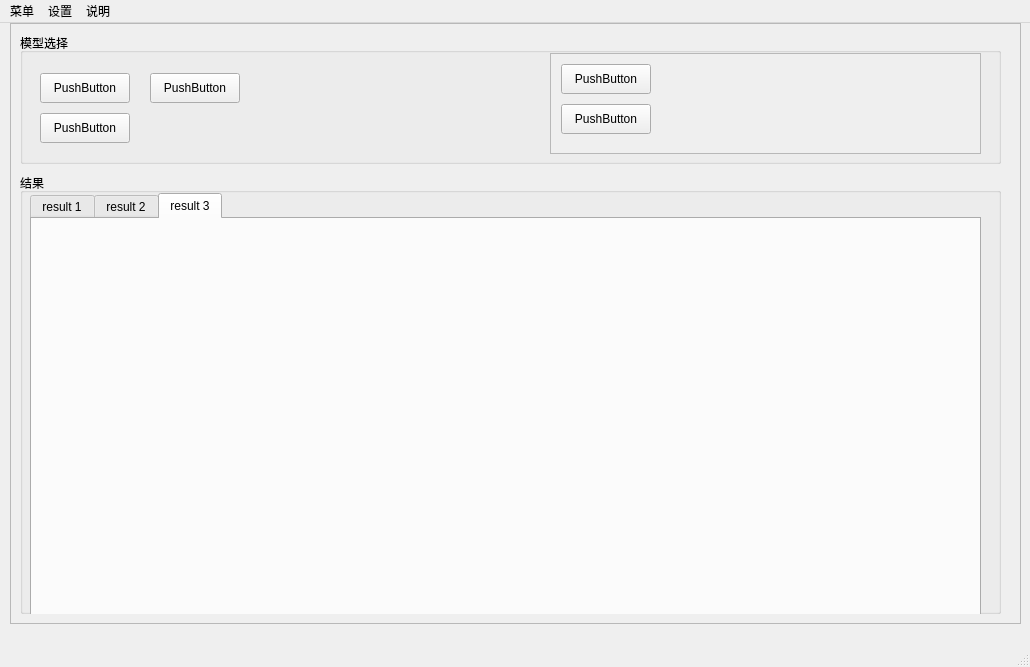
<?xml version="1.0" encoding="UTF-8"?>
<ui version="4.0">
 <class>MainWindow</class>
 <widget class="QMainWindow" name="MainWindow">
  <property name="geometry">
   <rect>
    <x>0</x>
    <y>0</y>
    <width>1030</width>
    <height>667</height>
   </rect>
  </property>
  <property name="windowTitle">
   <string>MainWindow</string>
  </property>
  <widget class="QWidget" name="centralwidget">
   <widget class="QFrame" name="mainFrame">
    <property name="geometry">
     <rect>
      <x>10</x>
      <y>0</y>
      <width>1011</width>
      <height>601</height>
     </rect>
    </property>
    <property name="frameShape">
     <enum>QFrame::StyledPanel</enum>
    </property>
    <property name="frameShadow">
     <enum>QFrame::Raised</enum>
    </property>
    <widget class="QGroupBox" name="groupBox">
     <property name="geometry">
      <rect>
       <x>10</x>
       <y>10</y>
       <width>981</width>
       <height>131</height>
      </rect>
     </property>
     <property name="title">
      <string>模型选择</string>
     </property>
     <widget class="QWidget" name="buttonBox" native="true">
      <property name="geometry">
       <rect>
        <x>10</x>
        <y>20</y>
        <width>501</width>
        <height>101</height>
       </rect>
      </property>
      <widget class="QPushButton" name="pushButton_2">
       <property name="geometry">
        <rect>
         <x>10</x>
         <y>60</y>
         <width>90</width>
         <height>30</height>
        </rect>
       </property>
       <property name="text">
        <string>PushButton</string>
       </property>
      </widget>
      <widget class="QPushButton" name="pushButton_3">
       <property name="geometry">
        <rect>
         <x>10</x>
         <y>20</y>
         <width>90</width>
         <height>30</height>
        </rect>
       </property>
       <property name="text">
        <string>PushButton</string>
       </property>
      </widget>
      <widget class="QPushButton" name="pushButton_6">
       <property name="geometry">
        <rect>
         <x>120</x>
         <y>20</y>
         <width>90</width>
         <height>30</height>
        </rect>
       </property>
       <property name="text">
        <string>PushButton</string>
       </property>
      </widget>
     </widget>
     <widget class="QScrollArea" name="TextScroll">
      <property name="geometry">
       <rect>
        <x>530</x>
        <y>20</y>
        <width>431</width>
        <height>101</height>
       </rect>
      </property>
      <property name="widgetResizable">
       <bool>true</bool>
      </property>
      <widget class="QWidget" name="scrollAreaWidgetContents">
       <property name="geometry">
        <rect>
         <x>0</x>
         <y>0</y>
         <width>429</width>
         <height>99</height>
        </rect>
       </property>
       <widget class="QPushButton" name="pushButton_4">
        <property name="geometry">
         <rect>
          <x>10</x>
          <y>10</y>
          <width>90</width>
          <height>30</height>
         </rect>
        </property>
        <property name="text">
         <string>PushButton</string>
        </property>
       </widget>
       <widget class="QPushButton" name="pushButton_5">
        <property name="geometry">
         <rect>
          <x>10</x>
          <y>50</y>
          <width>90</width>
          <height>30</height>
         </rect>
        </property>
        <property name="text">
         <string>PushButton</string>
        </property>
       </widget>
      </widget>
     </widget>
    </widget>
    <widget class="QGroupBox" name="groupBox_3">
     <property name="geometry">
      <rect>
       <x>10</x>
       <y>150</y>
       <width>981</width>
       <height>441</height>
      </rect>
     </property>
     <property name="title">
      <string>结果</string>
     </property>
     <widget class="QTabWidget" name="result">
      <property name="geometry">
       <rect>
        <x>10</x>
        <y>20</y>
        <width>951</width>
        <height>431</height>
       </rect>
      </property>
      <property name="currentIndex">
       <number>2</number>
      </property>
      <widget class="QWidget" name="tab">
       <attribute name="title">
        <string>result 1</string>
       </attribute>
      </widget>
      <widget class="result2" name="tab_2">
       <attribute name="title">
        <string>result 2</string>
       </attribute>
      </widget>
      <widget class="QWidget" name="tab_3">
       <attribute name="title">
        <string>result 3</string>
       </attribute>
      </widget>
     </widget>
    </widget>
   </widget>
  </widget>
  <widget class="QMenuBar" name="menubar">
   <property name="geometry">
    <rect>
     <x>0</x>
     <y>0</y>
     <width>1030</width>
     <height>26</height>
    </rect>
   </property>
   <widget class="QMenu" name="menu">
    <property name="title">
     <string>菜单</string>
    </property>
   </widget>
   <widget class="QMenu" name="menu_2">
    <property name="title">
     <string>设置</string>
    </property>
   </widget>
   <widget class="QMenu" name="menu_3">
    <property name="title">
     <string>说明</string>
    </property>
   </widget>
   <addaction name="menu"/>
   <addaction name="menu_2"/>
   <addaction name="menu_3"/>
  </widget>
  <widget class="QStatusBar" name="statusbar"/>
 </widget>
 <customwidgets>
  <customwidget>
   <class>result2</class>
   <extends>QWidget</extends>
   <header>result2.h</header>
   <container>1</container>
  </customwidget>
 </customwidgets>
 <resources/>
 <connections/>
</ui>
